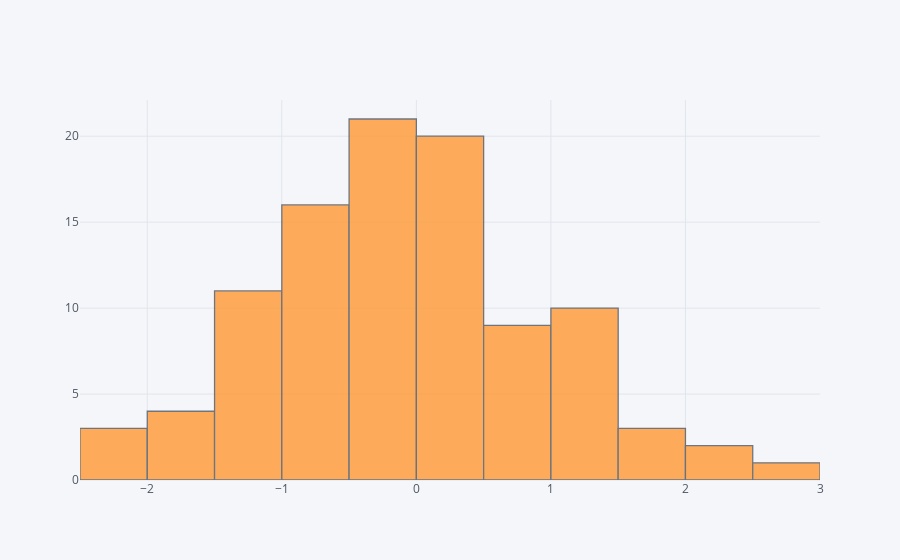

The code cell stored with this chart in its notebook:
### Markdown cell above
## histogram

### Code cell
df['A'].iplot(kind='hist',bins=25)

### Figure 1 — Plotly figure (JSON) as saved in the notebook; plotly's stock layout.template omitted (floating-point values rounded to 4 significant figures)
{"data": [{"histfunc": "count", "histnorm": "", "marker": {"color": "rgba(255, 153, 51, 1.0)", "line": {"color": "#4D5663", "width": 1.3}}, "name": "A", "nbinsx": 25, "opacity": 0.8, "orientation": "v", "type": "histogram", "uid": "c5545ac8-ee5b-4c96-9f6f-b3b4a8d8c528", "x": [2.45, 2.29, -0.5753, -0.8801, -1.383, 0.342, -1.792, -0.1539, 1.032, -0.3506, -0.5623, -0.6961, -1.388, 1.425, -1.608, -0.3601, -1.049, 0.6116, 1.193, 1.19, -0.9176, 0.1259, -2.486, 1.819, -0.06658, 0.9253, -1.328, 0.003662, -0.4073, 0.3053, 0.2764, 0.6469, 0.2646, 1.042, -0.6407, -1.272, -0.003665, -0.7538, -0.1413, 0.4497, 0.09898, -0.3184, -0.1366, -0.675, 2.721, 1.579, 1.614, -0.4201, 0.1244, 1.255, -0.3611, -1.496, -1.481, -0.6965, 1.32, -0.7605, -0.5588, 0.06188, -0.409, -0.9321, -1.553, -0.4745, 0.1287, -0.177, -0.2336, -1.235, 0.3984, -0.1389, 0.4567, -1.288, -0.6791, 0.2174, -0.5077, -2.018, 0.6906, 0.4156, -1.247, 0.4325, -0.1108, 0.9817, 1.238, -0.652, 0.8694, 0.03349, -0.7142, 0.4868, -2.046, -0.1781, 0.1176, 0.6036, -0.1734, 0.7968, 0.09395, -0.2554, 1.219, 1.183, -1.085, 0.9819, -0.3938, -1.969]}], "layout": {"barmode": "overlay", "legend": {"bgcolor": "#F5F6F9", "font": {"color": "#4D5663"}}, "paper_bgcolor": "#F5F6F9", "plot_bgcolor": "#F5F6F9", "title": {"font": {"color": "#4D5663"}}, "xaxis": {"gridcolor": "#E1E5ED", "showgrid": true, "tickfont": {"color": "#4D5663"}, "title": {"font": {"color": "#4D5663"}, "text": ""}, "zerolinecolor": "#E1E5ED"}, "yaxis": {"gridcolor": "#E1E5ED", "showgrid": true, "tickfont": {"color": "#4D5663"}, "title": {"font": {"color": "#4D5663"}, "text": ""}, "zerolinecolor": "#E1E5ED"}}}
